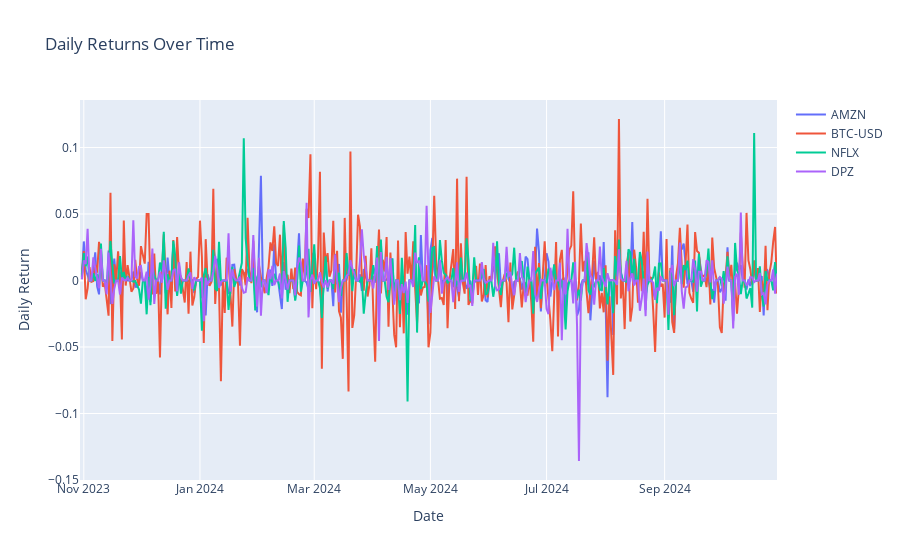

The notebook cell this image was saved under:
### Code cell
import pandas as pd
import yfinance as yf
import plotly.graph_objects as go

# Define your portfolio
tech_list = ['AMZN', 'BTC-USD', 'NFLX', 'DPZ']
data_frames = []  # List to hold individual DataFrames

# Fetch data for each ticker
for tech in tech_list:
    data = yf.download(tech, period='1y')
    data['Ticker'] = tech  # Add a Ticker column
    data_frames.append(data)  # Collect DataFrame

# Concatenate all DataFrames at once
portfolio_data = pd.concat(data_frames, axis=1)

# Flatten MultiIndex columns for easier access
portfolio_data.columns = [f"{price} {ticker}" for price, ticker in portfolio_data.columns]

# Print the columns for debugging
print("Columns in portfolio_data:", portfolio_data.columns)

# Calculate daily returns for each stock in tech_list
for tech in tech_list:
    close_col_name = f'Adj Close {tech}' if tech != 'BTC-USD' else f'Close {tech}'
    if close_col_name in portfolio_data.columns:
        # Calculate daily returns
        portfolio_data[f'{tech} Daily Return'] = portfolio_data[close_col_name].pct_change()
    else:
        print(f"Warning: '{close_col_name}' not found in portfolio_data columns.")

# Check if the daily return columns were created
for tech in tech_list:
    daily_return_col = f'{tech} Daily Return'
    if daily_return_col in portfolio_data.columns:
        print(f"Daily return column '{daily_return_col}' created successfully.")
    else:
        print(f"Warning: Daily return column '{daily_return_col}' not found for {tech}.")

# Plotting the daily returns
fig = go.Figure()

for tech in tech_list:
    daily_return_col = f'{tech} Daily Return'
    if daily_return_col in portfolio_data.columns:
        # Ensure we're using a Series to avoid performance warnings
        daily_returns = portfolio_data[daily_return_col].copy()
        fig.add_trace(go.Scatter(x=portfolio_data.index, 
                                 y=daily_returns, 
                                 mode='lines', 
                                 name=tech))
    else:
        print(f"Warning: Daily return column '{daily_return_col}' not found for {tech}.")

fig.update_layout(title='Daily Returns Over Time', xaxis_title='Date', yaxis_title='Daily Return')
fig.show()

### Figure 1 — Plotly figure (JSON) as saved in the notebook; plotly's stock layout.template omitted (floating-point values rounded to 4 significant figures; data arrays with more than 128 entries replaced by an {"elided": "..."} marker saying what was removed)
{"data": [{"mode": "lines", "name": "AMZN", "type": "scatter", "x": {"elided": "367 str values"}, "y": {"elided": "367 float values"}}, {"mode": "lines", "name": "BTC-USD", "type": "scatter", "x": {"elided": "367 str values"}, "y": {"elided": "367 float values"}}, {"mode": "lines", "name": "NFLX", "type": "scatter", "x": {"elided": "367 str values"}, "y": {"elided": "367 float values"}}, {"mode": "lines", "name": "DPZ", "type": "scatter", "x": {"elided": "367 str values"}, "y": {"elided": "367 float values"}}], "layout": {"title": {"text": "Daily Returns Over Time"}, "xaxis": {"title": {"text": "Date"}}, "yaxis": {"title": {"text": "Daily Return"}}}}
